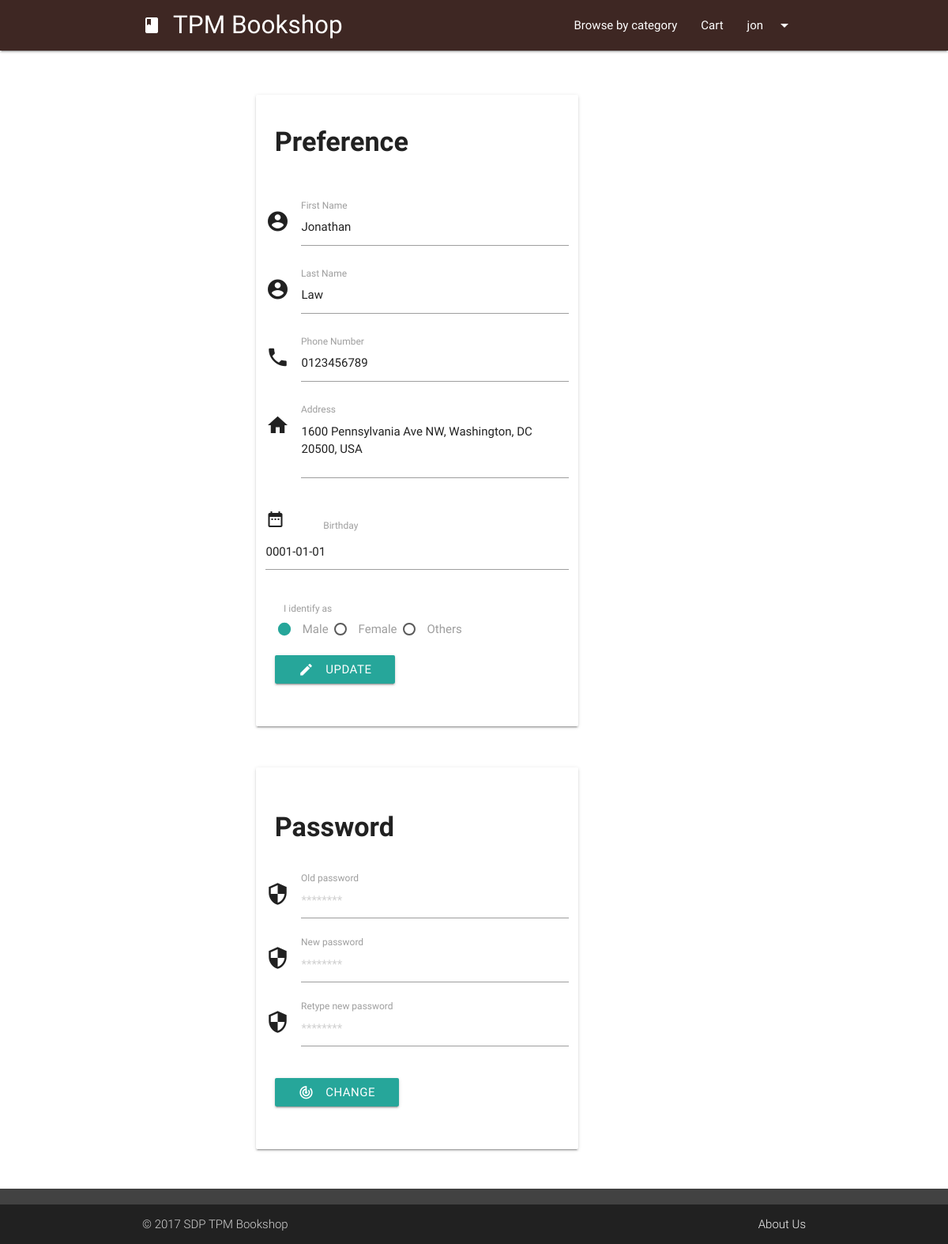
/settings.php (signed in), run on an earlier commit of the app's database.
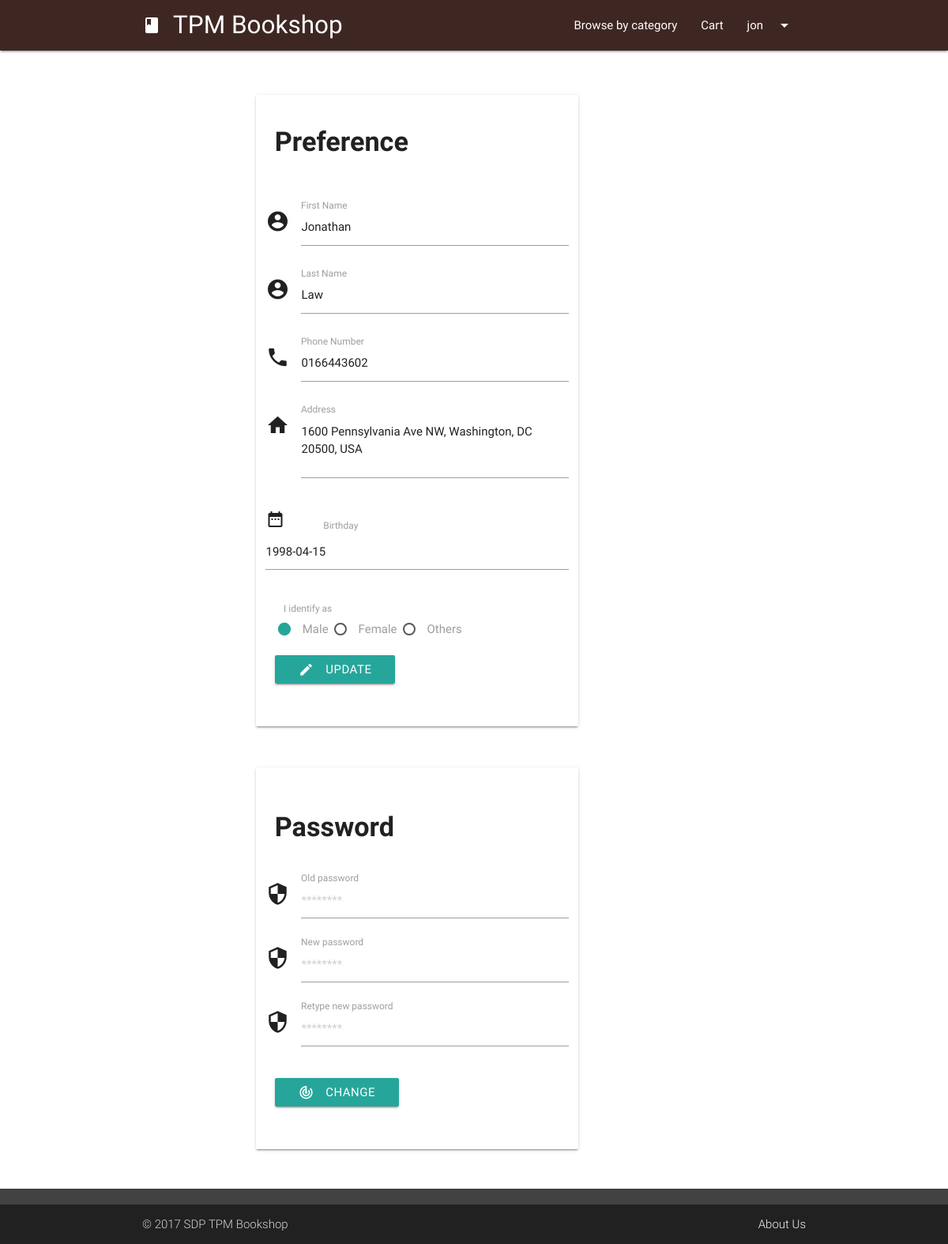
And on a later commit of the database.
### tables this page shows
CREATE TABLE `user` (
  `username` varchar(255) NOT NULL,
  `fname` varchar(255) NOT NULL,
  `lname` varchar(100) NOT NULL,
  `email` varchar(255) NOT NULL,
  `password` varchar(255) NOT NULL,
  `gender` varchar(7) NOT NULL,
  `pnumber` varchar(32) NOT NULL,
  `birthday` varchar(10) DEFAULT NULL,
  `address` text NOT NULL,
  `status` varchar(30) NOT NULL DEFAULT 'member',
  `points` int(11) NOT NULL DEFAULT '0',
  `registerdate` int(10) NOT NULL
);

### php/userData.php (called while the page is built, shortened)
<?php
include "connect.php";
$currentUser = $_SESSION['tpmb-user'];
$getUserData = "SELECT username, fname, lname, pnumber, gender, address, birthday FROM user WHERE username='$currentUser'";
$userData = mysqli_query($conn,$getUserData);
while($row = mysqli_fetch_assoc($userData)) {
  $fname = $row["fname"];
  $lname = $row["lname"];
  $pnumber = $row["pnumber"];
  $address = $row["address"];
  $bday = $row["birthday"];
}
?>

### settings.php (the view, shortened to what this page needs)
<?php
include "php/userData.php";
?>
<head>
	<link type="text/css" rel="stylesheet" href="css/materialize.min.css" media="screen,projection" />
	<link type="text/css" rel="stylesheet" href="css/tpmb.css" media="screen,projection" />
</head>
<body>
  <main>
    <header>
			<?php
			  include "ui/header.php" ?>
		</header>
    <div class="container" >
        <div class="row margintop4">
          <div class="col s12 m12 l6 offset-l2">
            <div class="section">
            <div class="card-panel">
              <span>
                  <h4><b>Preference</b></h4><br>
                <div class="section">
                  <form method="POST" action="php/changeSettings.php">
                    <div class="row">
                      <div class="input-field">
                        <i class="material-icons prefix">account_circle</i>
                        <input name="fname" id="fname" type="text" class="validate" value=<?php echo $fname; ?> pattern="[A-Za-z\s]{2,}" required>
                        <label for="fname">First Name</label>
                      </div>
                    </div>
                    <div class="row">
                      <div class="input-field">
                        <i class="material-icons prefix">account_circle</i>
                        <input name="lname" id="lname" type="text" class="validate" value=<?php echo $lname; ?> pattern="[A-Za-z\s]{2,}"required>
                        <label for="lname">Last Name</label>
                      </div>
                    </div>
                    <div class="row">
                      <div class="input-field">
                        <i class="material-icons prefix">local_phone</i>
                        <input name="pnumber" id="pnumber" type="tel" class="validate" value=<?php echo $pnumber; ?> required>
                        <label for="pnumber">Phone Number</label>
                      </div>
                    </div>
                    <div class="row">
							        <div class="input-field">
												<i class="material-icons prefix">home</i>
							          <textarea id="address" class="materialize-textarea" name="address" required><?php echo $address; ?></textarea>
							          <label for="address">Address</label>
							        </div>
                    </div>
										<div class="row">
												<i class="material-icons prefix">date_range</i>
												<label for="bday">Birthday</label>
												<input type="text" name="bday" id='bday' class="datepicker" value="<?php echo $bday; ?>" required>
                    </div>
                    <div class="row">
											<div class="col s12">
												<label class="col s12">I identify as</label><br />
													<label>
					      						<label for="male">Male</label>
										      </label>
													<label>
					      						<label for="female">Female</label>
										      </label>
													<label>
					      						<label for="others">Others</label>
										      </label>
					            </div>
                    </div>
                    <button name="update" type="submit" class="waves-effect waves-light btn"><i class="material-icons prefix left">edit</i>Update</button>
                  </form>
                </div>
              </span>
            </div>
          </div>
            <div class="section">
              <div class="card-panel">
                <span>
                  <div class="section">
                    <h4><b>Password</b></h4><br>
                    <form method="POST" action="php/changeSettings.php">
                    <div class="row">
                      <div class="input-field">
                        <i class="material-icons prefix">security</i>
                        <input name="opassword" id="opassword" type="password" placeholder="********" class="validate" required>
                        <label for="opassword">Old password</label>
                      </div>
                      <div class="input-field">
                        <i class="material-icons prefix">security</i>
                        <input name="pwd" id="pwd" type="password" placeholder="********" class="validate" pattern="[0-9A-Za-z_]{7,}" required>
                        <label for="pwd">New password</label>
                      </div>
                      <div class="input-field">
                        <i class="material-icons prefix">security</i>
                        <input name="pwd2" id="pwd2" type="password" placeholder="********" class="validate" pattern="[0-9A-Za-z_]{7,}" onkeyup="check();" required>
                        <label for="pwd2" id="txtpasswordcheck">Retype new password</label>
                      </div>
                    </div>
                    <button name="chgpw" type="submit" class="waves-effect waves-light btn"><i class="material-icons prefix left">track_changes</i>Change</button>
                  </form>
                  </div>
                </span>
              </div>
              </div>
          </div>
      </div>
    </div>
  </main>
</body>

### ui/header.php (shortened to what this page needs)
<header>
      <nav class="top-nav">
        <div class="nav-wrapper brown darken-4">
          <div class="container">
          <a href="index.php" class="brand-logo header col s12 m10 offset-m1"><i class="material-icons">book</i>TPM Bookshop</a>
          <ul class="right hide-on-med-and-down">
            <li><a href="category.php">Browse by category</a></li>
            <?php if(isset($_SESSION['tpmb-user'])){ ?>
              <li><a class="modal-trigger" href="#cartPopup" onclick="updateCart()">Cart</a></li>
              <li><a class="dropdown-button" data-belowOrigin="true" data-alignment="right" data-constrainWidth="false" data-activates="userDropdown"><?php echo $_SESSION['tpmb-user']; ?><i class="material-icons right">arrow_drop_down</i></a></li>
            <?php } ?>
          </ul>
          </div>
        </div>
      </nav>
</header>

### css/tpmb.css (style rules this page uses)
body { display: flex; min-height: 100vh; flex-direction: column; }
main { flex: 1 0 auto; }
.margintop4 { margin-top : 4%; }

What changed in the data, as far as the page shows it:
changed user "Jonathan": pnumber "0123456789" → "0166443602"; bday "0001-01-01" → "1998-04-15"
